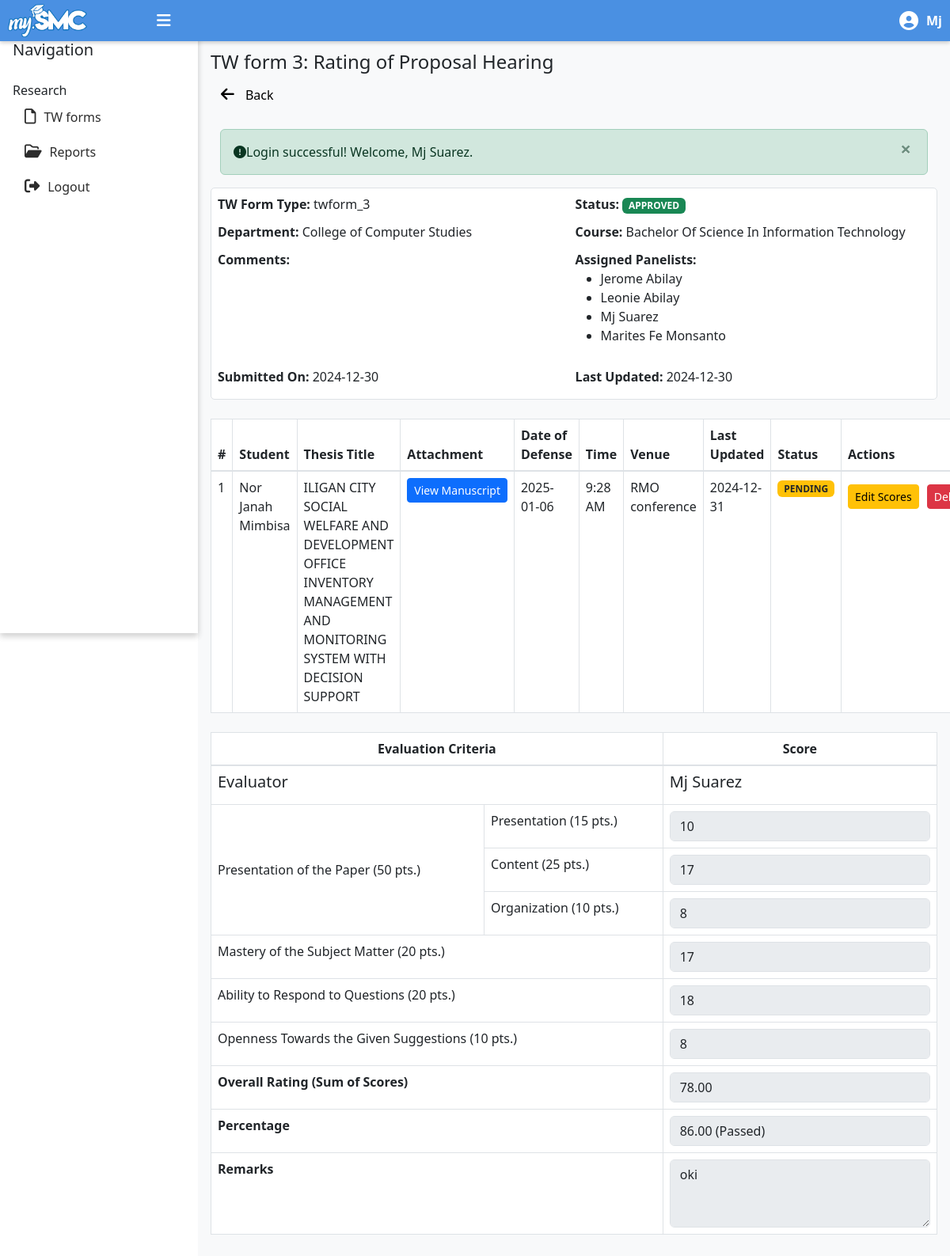
The page /panelist/tw-form3-details.php?tw_form_id=21 (signed in) on the database as committed earlier.
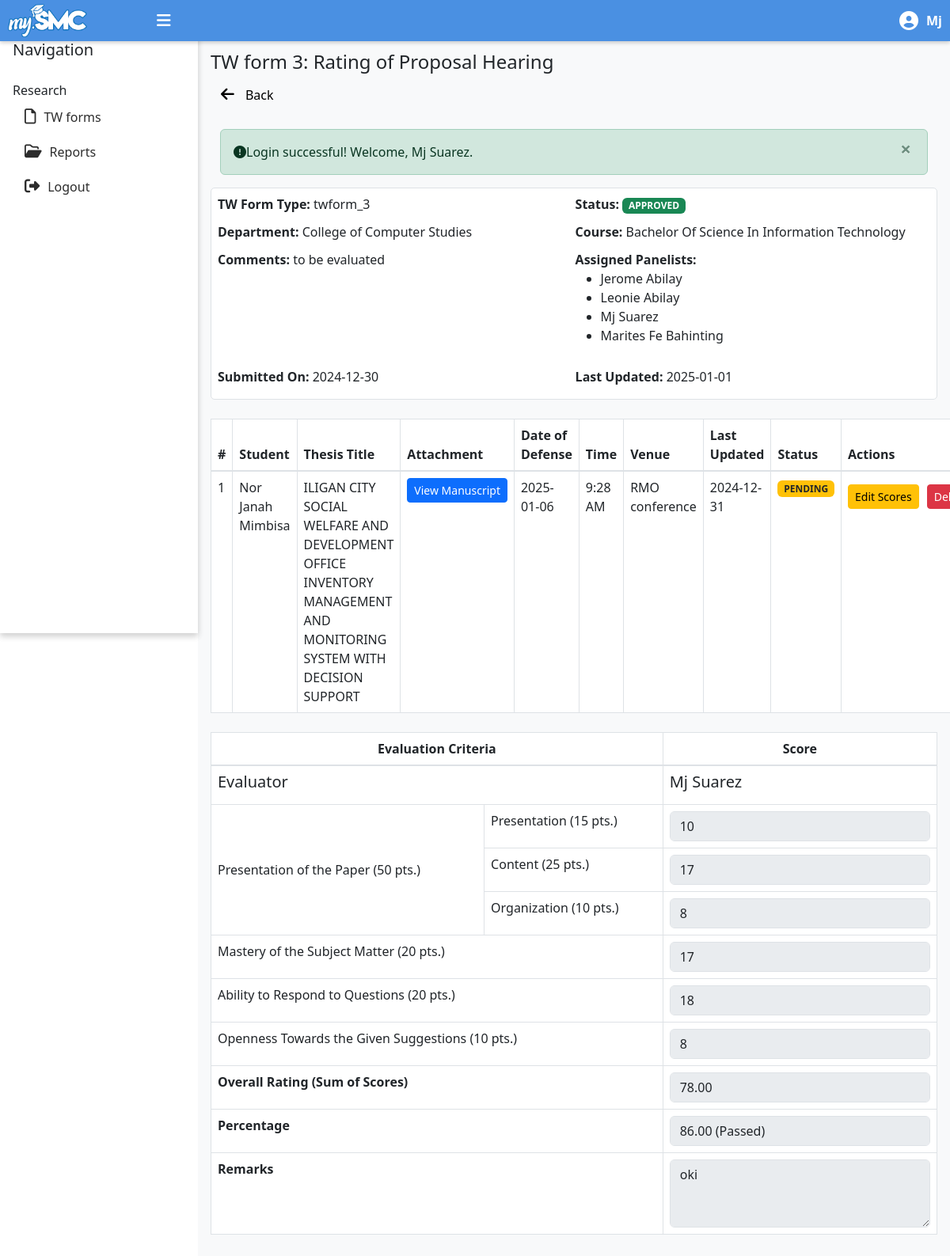
The same page on the database as committed later.
### tables this page shows
CREATE TABLE `assigned_panelists` (
  `assigned_panelist_id` int(11) NOT NULL,
  `tw_form_id` int(11) NOT NULL,
  `user_id` int(11) NOT NULL,
  `is_selected` tinyint(11) DEFAULT 1,
  `comments` text DEFAULT NULL,
  `date_created` datetime NOT NULL DEFAULT current_timestamp()
);

CREATE TABLE `accounts` (
  `user_id` int(255) NOT NULL,
  `username` varchar(50) NOT NULL,
  `password` varchar(255) NOT NULL,
  `firstname` varchar(50) NOT NULL,
  `lastname` varchar(50) NOT NULL,
  `contact` varchar(13) NOT NULL,
  `department_id` int(11) NOT NULL,
  `smc_email` varchar(255) NOT NULL,
  `user_type` enum('student','dean','panelist','rmo_staff','subject_advisor') NOT NULL,
  `date_created` datetime NOT NULL DEFAULT current_timestamp()
);

CREATE TABLE `tw_forms` (
  `tw_form_id` int(11) NOT NULL,
  `form_type` enum('twform_1','twform_2','twform_3','twform_4','twform_5','twform_6') NOT NULL,
  `ir_agenda_id` int(11) NOT NULL,
  `col_agenda_id` int(11) NOT NULL,
  `department_id` int(11) NOT NULL,
  `course_id` int(11) NOT NULL,
  `user_id` int(11) NOT NULL,
  `research_adviser_id` int(11) NOT NULL,
  `overall_status` enum('pending','approved','rejected','') NOT NULL,
  `comments` text DEFAULT NULL,
  `submission_date` date DEFAULT NULL,
  `last_updated` timestamp NOT NULL DEFAULT current_timestamp()
);

CREATE TABLE `departments` (
  `department_id` int(11) NOT NULL,
  `department_name` varchar(255) NOT NULL
);

CREATE TABLE `courses` (
  `course_id` int(11) NOT NULL,
  `course_name` varchar(255) NOT NULL,
  `department_id` int(11) DEFAULT NULL
);

### panelist/tw-form3-details.php (the view, shortened to what the changed rows need)
<?php
    include('panelist-master.php');
    require '../config/connect.php';
    $user_id = $_SESSION['user_id'];
    function getTWFormDetails($id) {
        global $conn, $user_id, $user_type;
        $query = "
            SELECT
                tw.tw_form_id,
                tw.form_type,
                tw.user_id,
                tw.ir_agenda_id,
                tw.col_agenda_id,
                tw.department_id AS department,
                tw.course_id AS course,
                tw.research_adviser_id AS adviser,
                tw.comments,
                tw.overall_status,
                tw.submission_date,
                tw.last_updated,
                u.firstname AS firstname,
                u.lastname AS lastname,
                dep.department_name AS department_name,
                cou.course_name AS course_name,
                advisor.firstname AS adviser_firstname,
                advisor.lastname AS adviser_lastname,
                ira.ir_agenda_name AS ir_agenda_name,
                col_agenda.agenda_name AS col_agenda_name
            FROM TW_FORMS tw
            LEFT JOIN ACCOUNTS u ON tw.user_id = u.user_id
            LEFT JOIN DEPARTMENTS dep ON tw.department_id = dep.department_id
            LEFT JOIN COURSES cou ON tw.course_id = cou.course_id
            LEFT JOIN institutional_research_agenda ira ON tw.ir_agenda_id = ira.ir_agenda_id
            LEFT JOIN college_research_agenda col_agenda ON tw.col_agenda_id = col_agenda.agenda_id
            LEFT JOIN ACCOUNTS advisor ON tw.research_adviser_id = advisor.user_id AND advisor.user_type = 'panelist'
            WHERE tw.tw_form_id = ?
            " . ($user_type === 'student' ? "AND u.user_type = 'student' AND tw.user_id = ?" : "") . "
            ORDER BY tw.last_updated DESC
        ";
        $stmt = $conn->prepare($query);
            if ($user_type === 'student') {
                $stmt->bind_param("ii", $id, $user_id);
            } else {
                $stmt->bind_param("i", $id);
            }
            $stmt->execute();
            $result = $stmt->get_result();
        return $result->num_rows > 0 ? $result->fetch_assoc() : null;
    }
    function GetAssignedPanelist($tw_form_id) {
        global $conn;
        $query = "
            SELECT
                panelist.assigned_panelist_id,
                panelist.tw_form_id,
                acc.firstname AS panelist_firstname,
                acc.lastname AS panelist_lastname
            FROM assigned_panelists panelist
            LEFT JOIN ACCOUNTS acc ON panelist.user_id = acc.user_id AND acc.user_type = 'panelist'
            WHERE panelist.tw_form_id = ?
        ";
        $stmt = $conn->prepare($query);
        $stmt->bind_param("i", $tw_form_id);
        $stmt->execute();
        $result = $stmt->get_result();
        return $result->num_rows > 0 ? $result->fetch_all(MYSQLI_ASSOC) : [];
    }
    $tw_form_id = $_GET['tw_form_id'];
    $twform_details = getTWFormDetails($tw_form_id);
    $panelists = GetAssignedPanelist($tw_form_id);
?>
<section id="twform-3-details" class="pt-4">
        <div class="details-section">
            <div><strong>TW Form Type: </strong><?= htmlspecialchars($twform_details['form_type']) ?></div>
            <div><strong>Status: </strong><?php
                    $status = strtoupper(htmlspecialchars($twform_details['overall_status']));
                    $badgeClass = '';
                    if ($status === 'PENDING') {
                        $badgeClass = 'badge bg-warning text-dark';
                    } elseif ($status === 'APPROVED') {
                        $badgeClass = 'badge bg-success';
                    } elseif ($status === 'REJECTED') {
                        $badgeClass = 'badge bg-danger';
                    } else {
                        $badgeClass = 'badge bg-secondary';
                    }
                    ?>
                <span class="<?= $badgeClass ?>"><?= $status ?></span></div>
                <div><strong>Department:</strong> <?= htmlspecialchars($twform_details['department_name']) ?></div>
                <div><strong>Course:</strong> <?= ucwords(htmlspecialchars($twform_details['course_name']))?></div>
                <div><strong>Comments:</strong> <?= htmlspecialchars($twform_details['comments']) ?></div>
                <div><strong>Assigned Panelists:</strong>
                        <?php if (!empty($panelists)): ?>
                            <ul>
                                <?php foreach ($panelists as $panelist): ?>
                                    <li><?= ucwords(htmlspecialchars($panelist['panelist_firstname'] . ' ' . $panelist['panelist_lastname'])) ?></li>
                                <?php endforeach; ?>
                            </ul>
                        <?php endif; ?>
                </div>
                <div><strong>Submitted On:</strong> <?= date("Y-m-d", strtotime($twform_details['submission_date'])) ?></div>
                <div><strong>Last Updated:</strong> <?= date("Y-m-d", strtotime($twform_details['last_updated'])) ?></div>
        </div>
            <div class="table-container mt-4">
                        <table id="items-table" class="table table-bordered display">
                            <thead class="thead-background">
                                <tr>
                                    <th scope="col">#</th>
                                    <th scope="col">Student</th>
                                    <th scope="col">Thesis Title</th>
                                    <th scope="col">Attachment</th>
                                    <th scope="col">Date of Defense</th>
                                    <th scope="col">Time</th>
                                    <th scope="col">Venue</th>
                                    <th scope="col">Last Updated</th>
                                    <th scope="col">Status</th>
                                    <th scope="col">Actions</th>
                                </tr>
                            </thead>
                        </table>
            </div>
        <div class="table-container mt-4">
            <table id="items-table" class="table table-bordered display">
                <thead class="thead-background">
                    <tr>
                        <th colspan="2" class="text-center">Evaluation Criteria</th>
                        <th class="text-center">Score</th>
                    </tr>
                </thead>
            </table>
    </div>
</section>
<?php
include('panelist-master.php');
?>

Rows that differ between the two databases and show on the page:
changed tw_forms "twform_3": comments (not shown) → "to be evaluated"; last_updated "2024-12-30" → "2025-01-01"
changed through a linked row, assigned_panelists: user.lastname "Marites Fe Monsanto" → "Marites Fe Bahinting"
